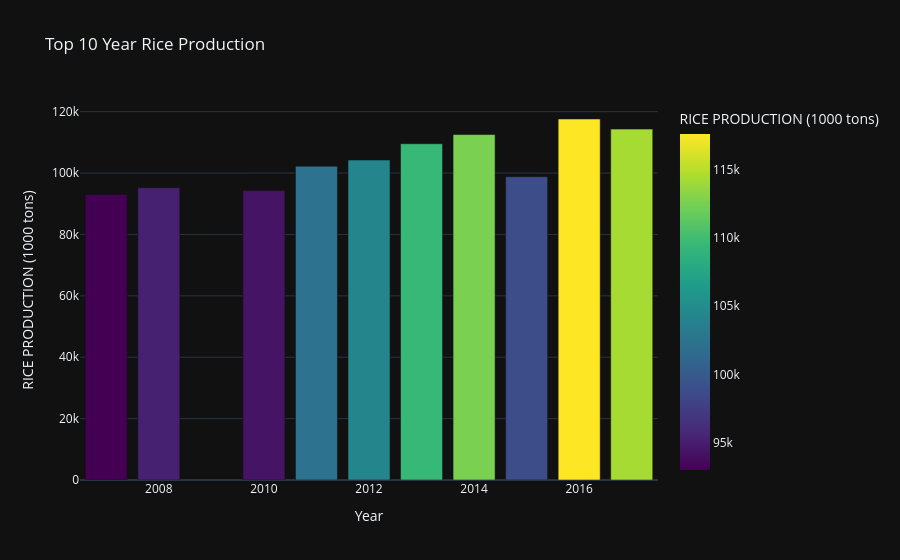

Notebook code for this chart:
### Code cell
fig_rice = px.bar(
    ten_year_riceprod,
    x='Year',
    y='RICE PRODUCTION (1000 tons)',
    color ='RICE PRODUCTION (1000 tons)',
    color_continuous_scale='viridis',
    title=' Top 10 Year Rice Production',
template='plotly_dark'
)
fig_rice

### Figure 1 — Plotly figure (JSON) as saved in the notebook; plotly's stock layout.template omitted (floating-point values rounded to 4 significant figures)
{"data": [{"alignmentgroup": "True", "hovertemplate": "Year=%{x}<br>RICE PRODUCTION (1000 tons)=%{marker.color}<extra></extra>", "legendgroup": "", "marker": {"color": [117600.0, 114300.0, 112600.0, 109600.0, 104200.0, 102200.0, 98820.0, 95230.0, 94300.0, 93000.0], "coloraxis": "coloraxis", "pattern": {"shape": ""}}, "name": "", "offsetgroup": "", "orientation": "v", "showlegend": false, "textposition": "auto", "type": "bar", "x": [2016, 2017, 2014, 2013, 2012, 2011, 2015, 2008, 2010, 2007], "xaxis": "x", "y": [117600.0, 114300.0, 112600.0, 109600.0, 104200.0, 102200.0, 98820.0, 95230.0, 94300.0, 93000.0], "yaxis": "y"}], "layout": {"autosize": true, "barmode": "relative", "coloraxis": {"colorbar": {"title": {"text": "RICE PRODUCTION (1000 tons)"}}, "colorscale": [[0, "#440154"], [0.1111, "#482878"], [0.2222, "#3e4989"], [0.3333, "#31688e"], [0.4444, "#26828e"], [0.5556, "#1f9e89"], [0.6667, "#35b779"], [0.7778, "#6ece58"], [0.8889, "#b5de2b"], [1, "#fde725"]]}, "legend": {"tracegroupgap": 0}, "title": {"text": " Top 10 Year Rice Production"}, "xaxis": {"anchor": "y", "autorange": true, "domain": [0, 1], "range": [2006.0, 2018.0], "title": {"text": "Year"}, "type": "linear"}, "yaxis": {"anchor": "x", "autorange": true, "domain": [0, 1], "range": [0, 123800.0], "title": {"text": "RICE PRODUCTION (1000 tons)"}, "type": "linear"}}}
